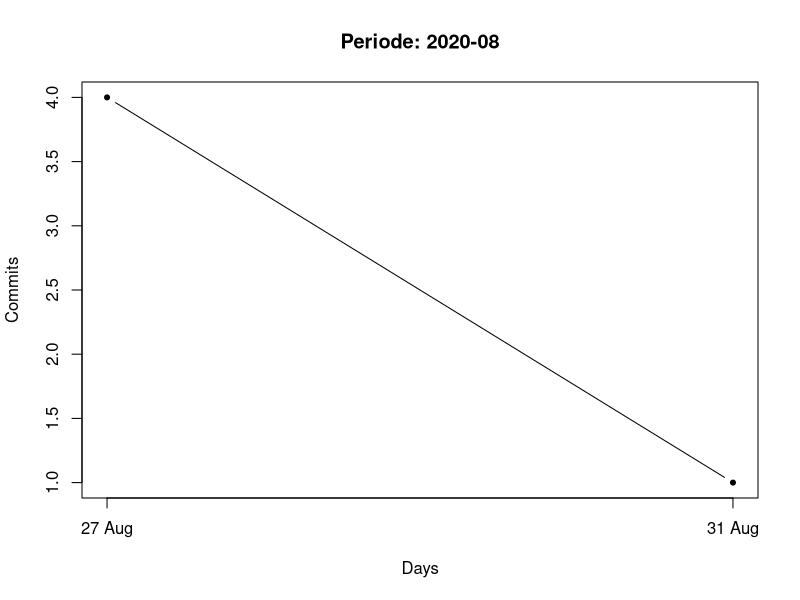
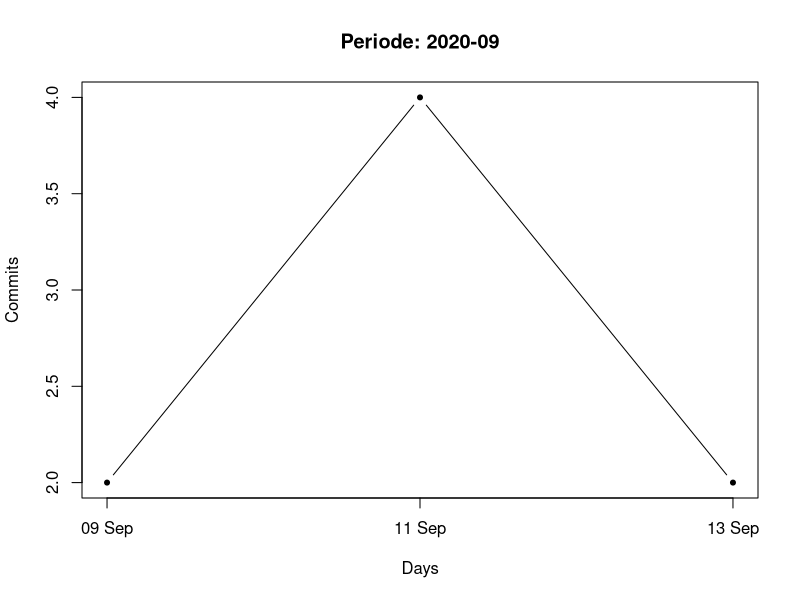
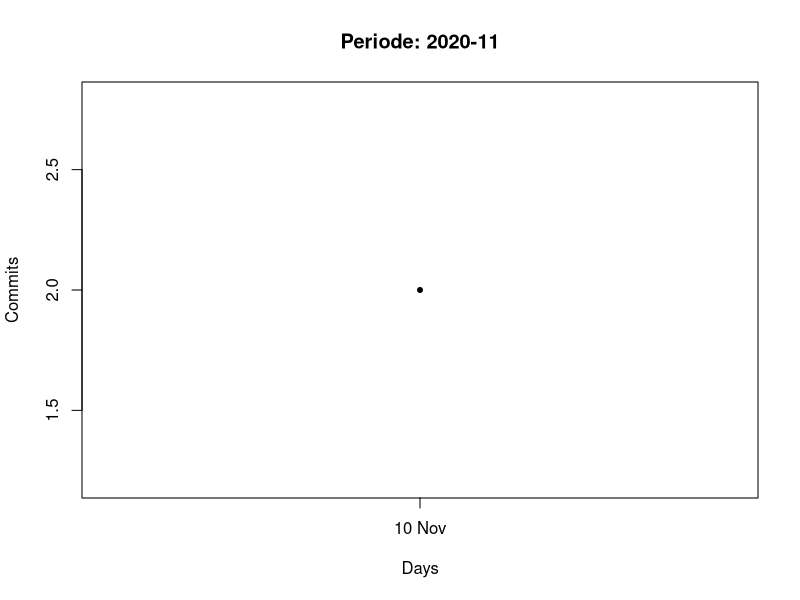
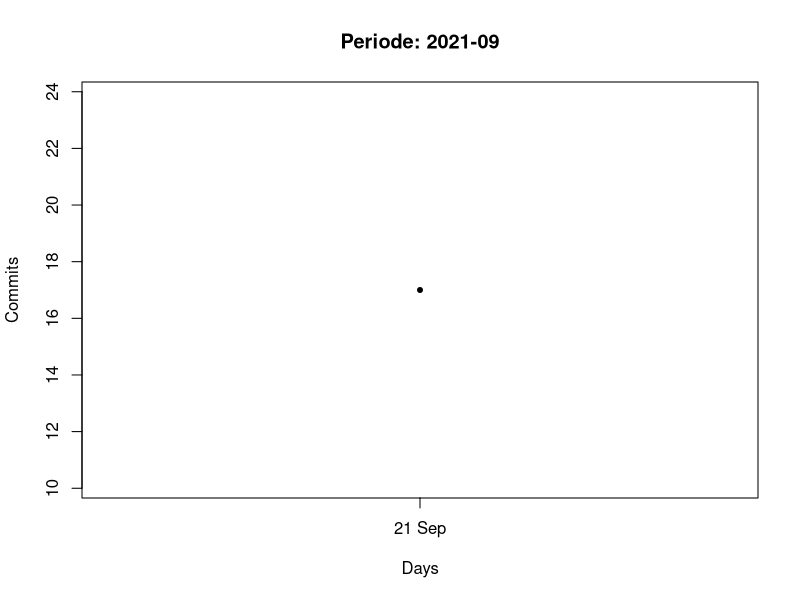
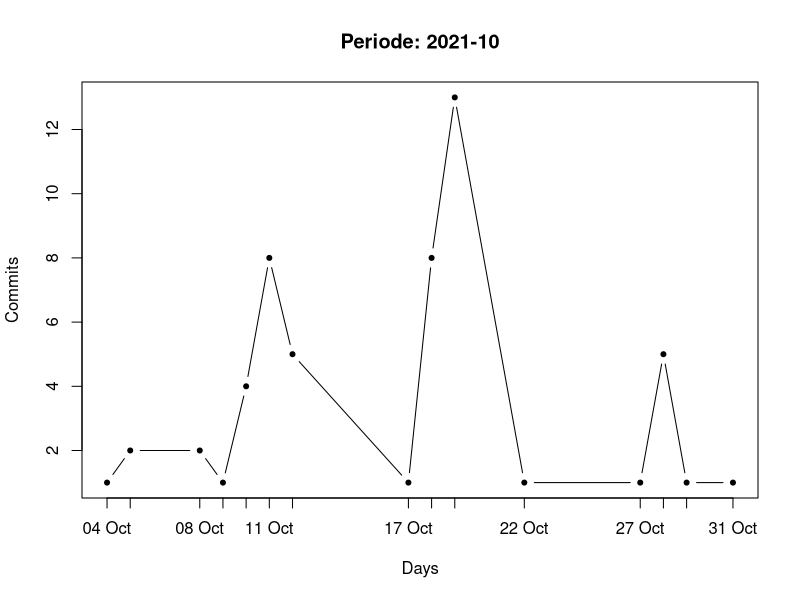
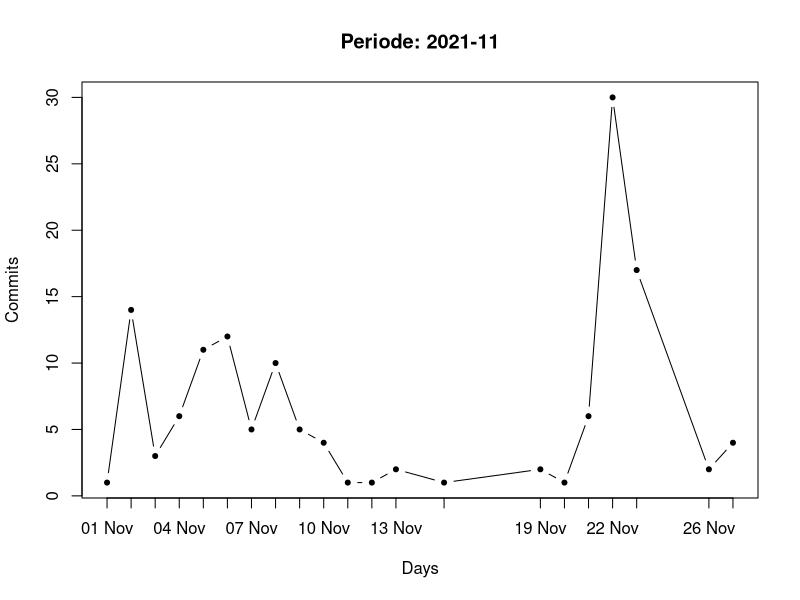
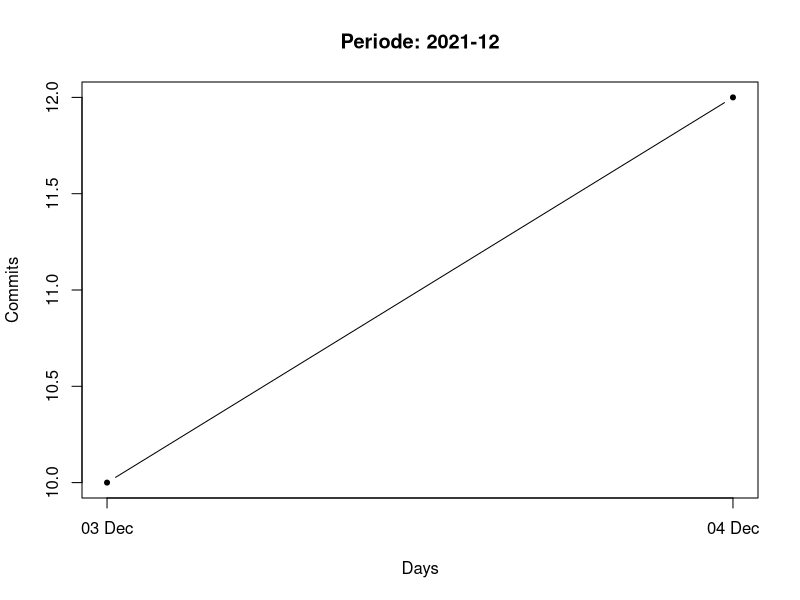
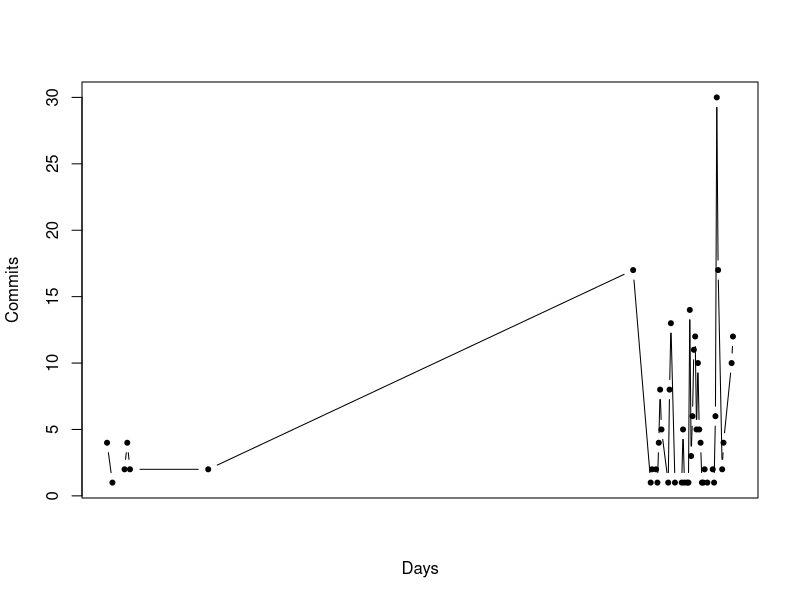

These figures' R source, in order:
# get data from file
# column 1 is labels (row names)
w <- getwd() 
#setwd("../")
w
#setwd("/Users/cyprien/visulog/cli/.visulogRTempFiles")
setwd(".visulogRTempFiles")
#z <- paste(w,".visulogRTempFiles",sep="/")
x <- read.table("commitsPerDate.txt", header = FALSE)

colnames(x) <- c("Date", "nb")

#x <- data.frame(Date = as.character(row.names(x)), x)

attach(x)

# handling Date with local system time


Sys.getlocale("LC_TIME")
dt <- as.Date(Date, "%Y-%m-%d") # convert to Date

setwd("../")
setwd(".graphs")
# output plots to files in pdf
ymt <- substr(Date, 1, 7)
ind <- table(ymt)
nl <- length(ind) # nb of months in data
start <- 1
for (i in 1:nl) { # for each year-month
  dtfig <- dt[start:(start + ind[i]-1)]
  nbfig <- nb[start:(start + ind[i]-1)]
  fname <- paste("CommitsPerDate_",i,".pdf", sep="")
  pdf(file = fname, width=9, height=7) # 1920/1080 full HD png
  plot(dtfig, nbfig, type="b", pch = 20, xaxt = "n", xlab = "Days", ylab="Commits")
  axis.Date(1, at = dtfig, format = "%d %b", cex.axis=1)  # set %B for full months
  title(paste("Periode:", names(ind[i])))
  dev.off() # close file
  start <- start + ind[i]
}
pdf(file = "CommitsPerDate.pdf", width=9, height=7) # 1920/1080 full HD png
plot(dt, nb, type="b", pch = 20, xaxt = "n", xlab = "Days", ylab="Commits")





